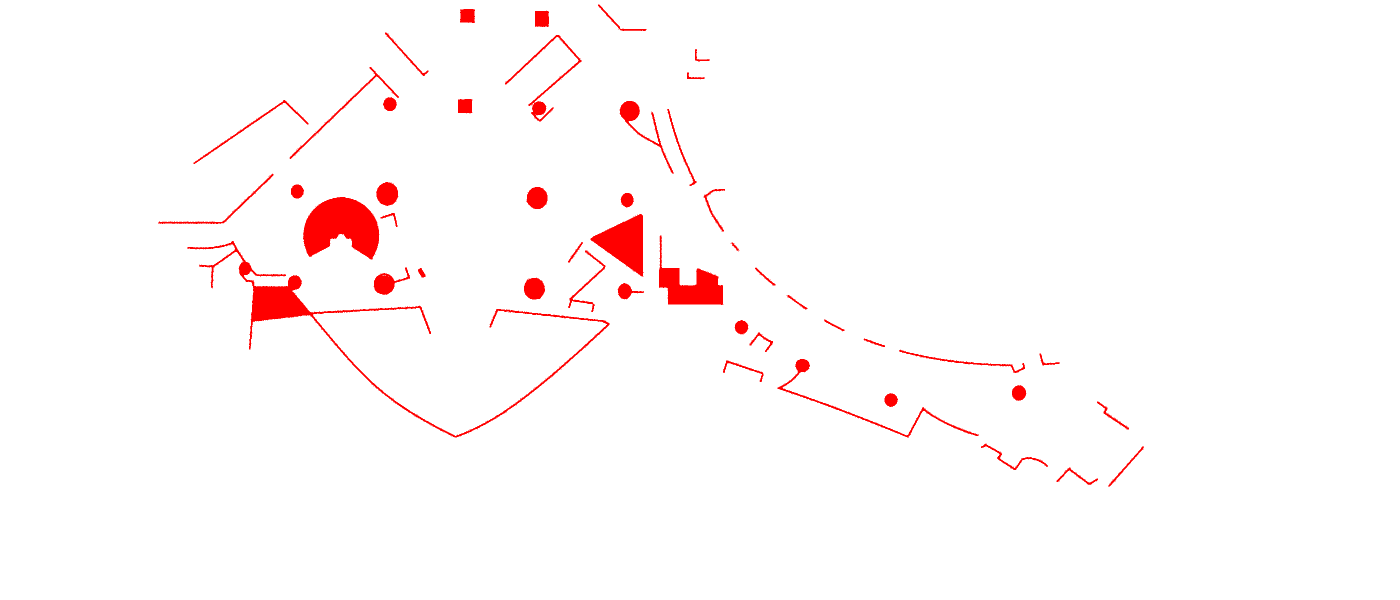
#> input picture scene_map.png, 2800 x 1200 px (shown at 1/2 size)
$ python data_player2.py
#> lines starting #> are read from the running program, lines starting #| are printed output that depends on the picture; after the words box and inside, x2 and y2 are one past the last pixel; in counts of white or black regions, pixels touching at a corner belong together
#> in addMap, self._imageIn is the input picture: shape (1200, 2800, 3); mean B, G, R 249.5, 249.5, 255
### scene.py
# -*- coding: utf-8 -*-
"""
Created on Tue Oct 24 12:54:12 2017

@author: cz
"""

import cv2
import pandas as pd
import numpy as np
import math
from collections import OrderedDict

from pedestrian import Pedestrian
import sys

class Scene():
    def __init__(self):
        """ Initializer
        """
        self._index = -1 # the previous row that has been read in
        self._chunkEndIndex = -1 # the end index of the chunk currently being processed
        self._chunksize = 10 ** 6
        self._timestep = -1 # the previous timestep available
        self._headers = ["time_stamp","ped_id","x","y","z","vel","ang_m","ang_f"]
        self.peds = dict()
        self.pedList = OrderedDict()
        self._imageIn = None
        self._imageOut = None
        self._M = None # affine transform in millimeters
        self._wRoi = None # ROI width in millimeters
        self._hRoi = None # ROI height in millimeters
        self._csvReader = None

        # Exit handler (This fixes the window freezing bug)
        # atexit.register(self.deallocate)

    def setRoi(self, oPix, wPix, hPix, deg, show = False):
        ''' Set region of interest to a rectagular one
        oPix: a 2-tuple denoting the origin (in pixels)
        wPix: a scalar denoting width (in pixels)
        hPix: a scalar denoting height (in pixels)
        deg: an angle by which the rectangle is to be rotated around the origin
        '''
#> called with oPix = array of shape (1, 2), wPix = 700, hPix = 110, deg = 42.7, show = True
        # Find the affine transform for scene image (in pixels)
        vec1 = np.float32([[math.cos(math.radians(deg)),
                            math.sin(math.radians(deg))]])
        vec2 = np.float32([[math.sin(math.radians(deg)),
                            -math.cos(math.radians(deg))]])
        p1Pix = oPix + vec1 * wPix
        p2Pix = oPix + vec2 * hPix
        if show:
            color = (255, 255, 255)
            width = 3
            p3Pix = oPix + vec1 * wPix + vec2 * hPix # for debug
            #cv2.line(self._imageIn, tuple(oPix[0]), tuple(p3Pix[0]), color， width)
            #cv2.line(self._imageIn, tuple(p1Pix[0]), tuple(p2Pix[0]), color， width)
            cv2.line(self._imageIn, tuple(oPix[0]), tuple(p1Pix[0]), color, width)
#> self._imageIn: shape (1200, 2800, 3); 0.01% of pixels changed, all inside (x1, y1, x2, y2) = (1243, 406, 1593, 730)
            cv2.line(self._imageIn, tuple(oPix[0]), tuple(p2Pix[0]), color, width)
#> self._imageIn: shape (1200, 2800, 3); mean B, G, R 249.6, 249.6, 255
            cv2.line(self._imageIn, tuple(p3Pix[0]), tuple(p2Pix[0]), color, width)
#> self._imageIn: shape (1200, 2800, 3); mean B, G, R 249.6, 249.6, 255
            cv2.line(self._imageIn, tuple(p3Pix[0]), tuple(p1Pix[0]), color, width)
#> self._imageIn: shape (1200, 2800, 3); mean B, G, R 249.6, 249.6, 255
            cv2.imwrite('output.png',self._imageIn)
            #cv2.imshow('img', self._imageIn)
        pts1 = np.concatenate((oPix, p1Pix, p2Pix))
        pts2 = np.float32([[0, 0], [wPix, 0], [0, hPix]])
        M = cv2.getAffineTransform(pts1, pts2)
        cols, rows, ch = self._imageIn.shape
#> cols = 1200; rows = 2800; ch = 3
        img2 = cv2.warpAffine(self._imageIn, M, (cols,rows))
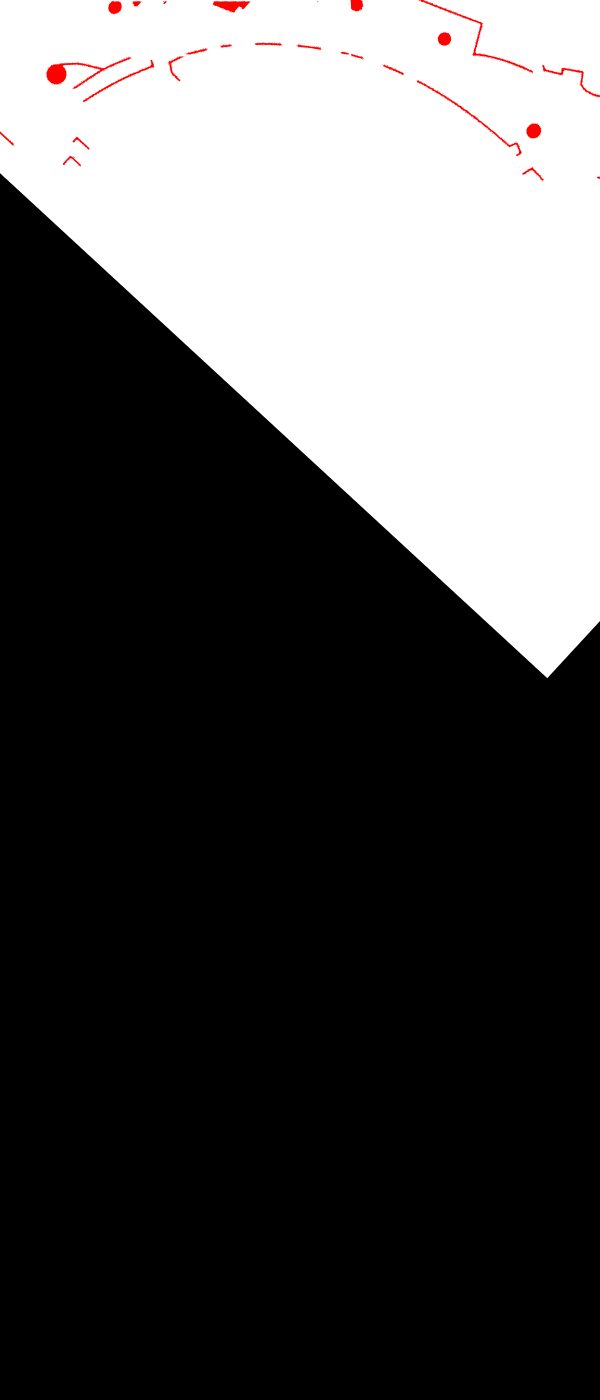
#> img2: shape (2800, 1200, 3) (shown at 1/2 size); mean B, G, R 80.3, 80.3, 81.1
        # Crop scene image
        self._imageIn = img2[0:hPix, 0:wPix]
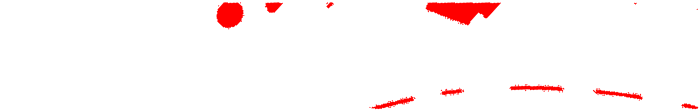
#> self._imageIn: shape (110, 700, 3); mean B, G, R 247.1, 247.1, 255

        # Find the affine transform for csv data (in millimeters)
        self._wRoi = wPix*50
        self._hRoi = hPix*50
        o = self._pix2mm(oPix)
        p1 = self._pix2mm(p1Pix)
        p2 = self._pix2mm(p2Pix)
        pts1 = np.concatenate((o, p1, p2))
        pts2 = np.float32([[0, 0], [self._wRoi, 0], [0, self._hRoi]])
        self._M = cv2.getAffineTransform(pts1, pts2) # affine transform

    def _pix2mm(self, p):
        x, y = tuple(p[0])
        x = x*50 - 60000
        y = 20000 - y*50
        return np.float32([[x, y]])

    # [24 lines left out: functions _mm2pix, _transformAndCrop, not called in this run]


    def addMap(self, fileName):
        """ specify the path to an image file as the scene map
        """
        self._imageIn = cv2.imread(fileName, -1)


    # [6 lines left out: function openCsv, not called in this run]

    def readNextRow(self):
        """ read in pedestrian data of the next time step.
        """

        if self._csvReader == None:
#> (the run stopped early here; a loop or call above may not have finished)
